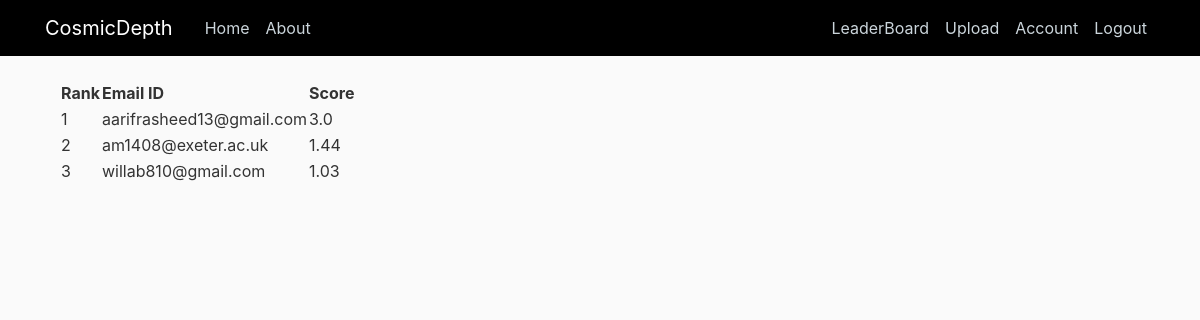
The app's page /post/display (signed in), older data.
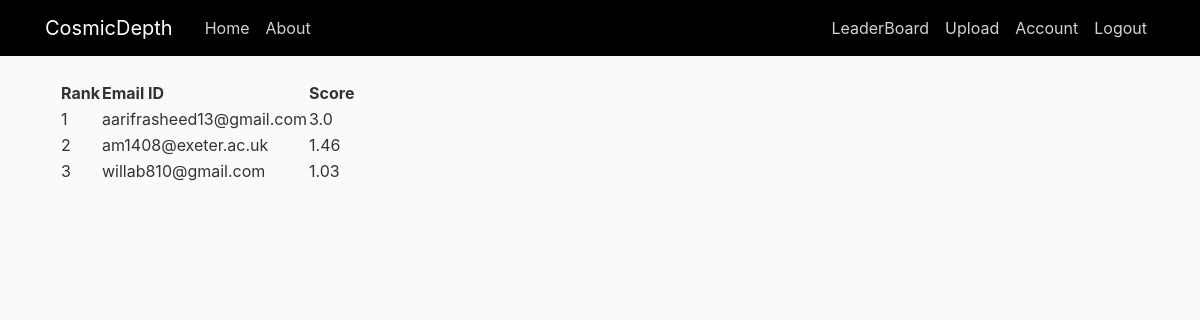
The same page, newer data.
### cosmicdepth/models.py (models this page shows, shortened)
class CsvFile(db.Model):
    id = db.Column(db.Integer, primary_key=True)
    name = db.Column(db.String(80), unique=True)
    data = db.Column(db.Integer)

### cosmicdepth/posts/routes.py (the view)
@posts.route("/post/display", methods=['GET', 'POST'])
@login_required
def display():
    table = []
    items = CsvFile.query.all()
    for rows in items:
        table.append([rows.name, rows.data])
    data = pd.DataFrame(table, columns=['Name', 'Rank']).sort_values(by=['Rank'], ascending=False)
    data['ID'] = list(range(1, len(data)+1))
    return render_template('leader_board.html', items=data.to_dict('records'))

### cosmicdepth/models.py (called while the page is built)
@login_manager.user_loader
def load_user(user_id):
    return User.query.get(int(user_id))

### cosmicdepth/templates/leader_board.html
{% extends "layout.html" %}
{% block content %}
    <div class="container">
                <table id="table"
                    data-toggle="table"
                    data-filter-control="true"
                    data-show-search-clear-button="true"
                    data-sortable="true"
                    classes="table-sm"
                    data-pagination="true"
                    data-show-columns="true"
                    data-show-columns-toggle-all="false"
                    class="table-responsive">
                    <thead>
                        <tr>
                            <th data-field="columnA" data-filter-control="input" data-sortable="true">Rank</th>
                            <th data-field="columnB" data-filter-control="input" data-sortable="true">Email ID</th>
                            <th data-field="columnC" data-filter-control="input" data-sortable="true">Score</th>
                        </tr>
                    </thead>
                    <tbody>
                        {% for row in items %}
                        <tr>
                            <td>{{ row.ID }}</td>
                            <td>{{ row.Name }}</td>
                            <td>{{ row.Rank }}</td>
                        </tr>
                        {% endfor %}
                    </tbody>
                </table>
    </div>
{% endblock content %}

Row changes from the older to the newer data that the page shows:
changed CsvFile "am1408@exeter.ac.uk": Rank "1.44" → "1.46"
